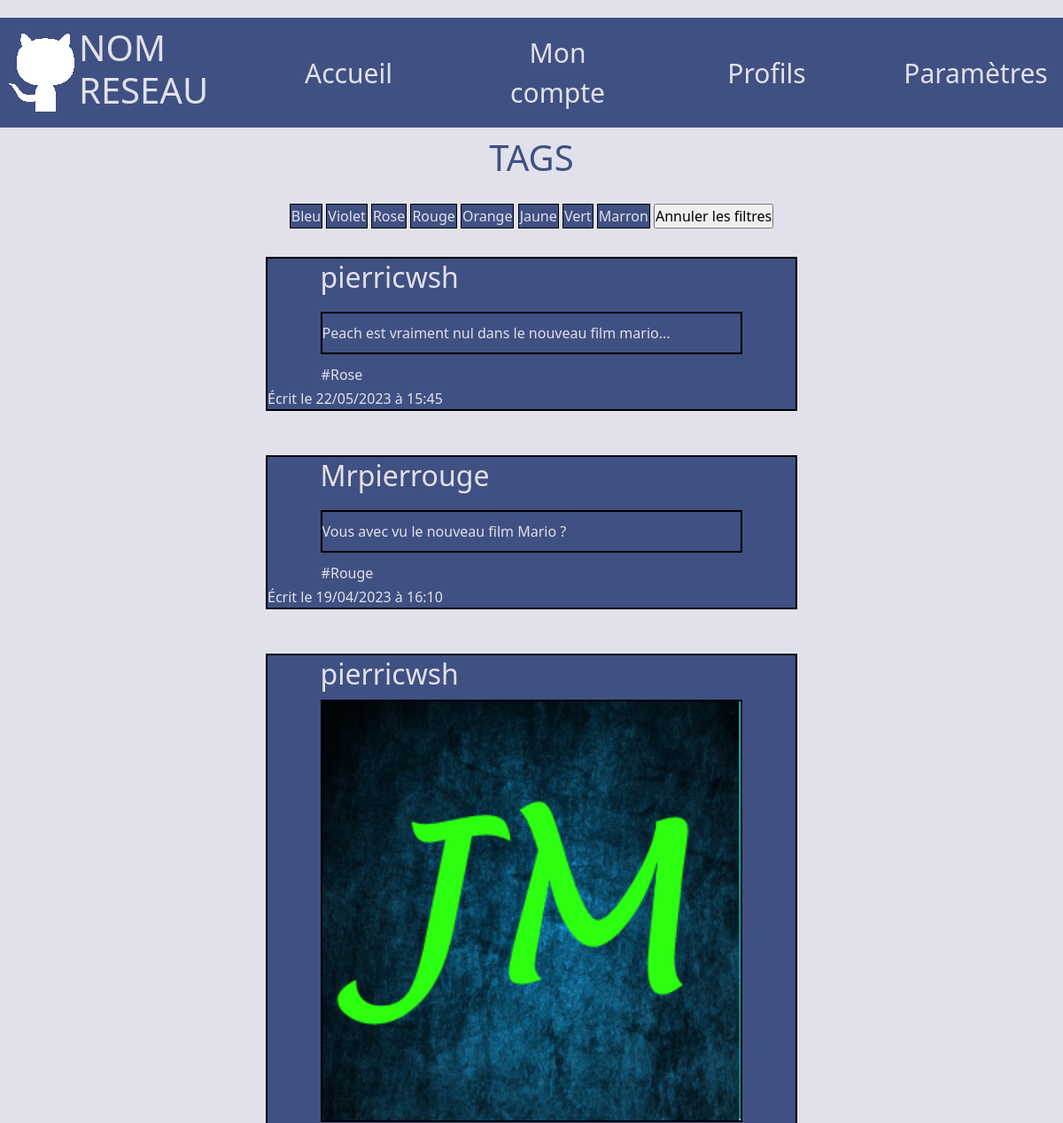
Before: /accueil/index.php (upper part) with the older database file.
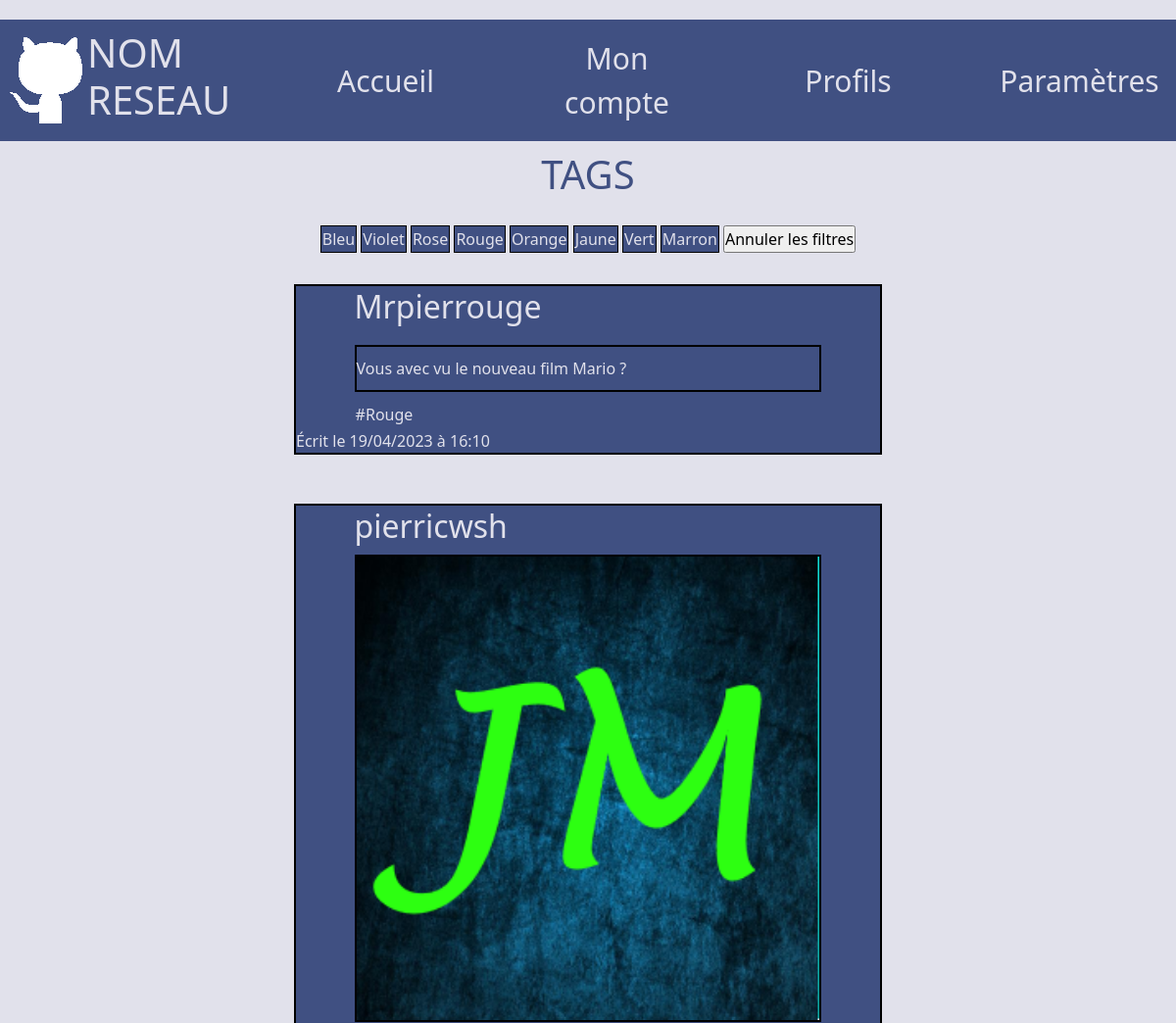
After: the same page with the newer database file.
### tables this page shows
CREATE TABLE `postes` (
  `poste_id` int NOT NULL,
  `contenu` text NOT NULL,
  `user_id` int NOT NULL,
  `date` datetime NOT NULL,
  `tag` varchar(140) NOT NULL,
  `media` varchar(255) DEFAULT NULL
);

CREATE TABLE `utilisateurs` (
  `id` int NOT NULL,
  `nom` varchar(140) NOT NULL,
  `prenom` varchar(140) NOT NULL,
  `mail` varchar(140) NOT NULL,
  `pseudo` varchar(140) NOT NULL,
  `mdp` varchar(140) NOT NULL,
  `photo` varchar(250) NOT NULL
);

### accueil/index.php (called while the page is built, shortened)
<?php
require_once '../database.php';
$request = $database->prepare("SELECT * FROM postes INNER JOIN utilisateurs ON postes.user_id = utilisateurs.id ORDER BY date DESC");
$request->execute();
$postes = $request->fetchALL(PDO::FETCH_ASSOC);
require_once 'index.template.php';
?>

### accueil/index.template.php (the view, shortened to what this page needs)
<!DOCTYPE html>
<html lang="en">
<head>
    <link href="https://cdn.jsdelivr.net/npm/bootstrap@5.2.3/dist/css/bootstrap.min.css" rel="stylesheet"
>
    <link rel="stylesheet" href="../css/1main.css">
</head>
<body id="body" class="theme_light theme_grp2">
    <?php require_once '../navbar.php'; ?>
    <section id="zone_tags" class="offset-3 col-6">
        <h1>TAGS</h1>
        <div id="tags">
            <form method="POST">
                <input type="submit" class="tag theme_dark theme_grp1 <?php echo $_SESSION['tag_actif']?>" name="tag" value="Bleu" id="TagBleu">
                <input type="submit" class="tag theme_dark theme_grp1 <?php echo $_SESSION['tag_actif']?>" name="tag" value="Violet" id="TagViolet">
                <input type="submit" class="tag theme_dark theme_grp1 <?php echo $_SESSION['tag_actif']?>" name="tag" value="Rose" id="TagRose">
                <input type="submit" class="tag theme_dark theme_grp1 <?php echo $_SESSION['tag_actif']?>" name="tag" value="Rouge" id="TagRouge">
                <input type="submit" class="tag theme_dark theme_grp1 <?php echo $_SESSION['tag_actif']?>" name="tag" value="Orange" id="TagOrange">
                <input type="submit" class="tag theme_dark theme_grp1 <?php echo $_SESSION['tag_actif']?>" name="tag" value="Jaune" id="TagJaune">
                <input type="submit" class="tag theme_dark theme_grp1 <?php echo $_SESSION['tag_actif']?>" name="tag" value="Vert" id="TagVert">
                <input type="submit" class="tag theme_dark theme_grp1 <?php echo $_SESSION['tag_actif']?>" name="tag" value="Marron" id="TagMarron">
                <input type="submit" name="tag" value="Annuler les filtres" id="TagNone">
            </form>
        </div>
    </section>
    <section id="zone_posts">
        <?php foreach ($postes as $poste): ?>
            <div class="post theme_dark theme_grp1">
                <div class="EntetePoste">
                    <h2 class="<?php echo $_SESSION['tag_actif']?>">
                        <?php echo $poste['pseudo']?>
                    </h2>
                </div>
                <?php
                if ($poste['media'] != null) {
                    echo '<img src="' . $poste['media'] . '" class ="image_post theme_dark theme_grp2" alt ="image_poste">';
                }
                ; ?>
                <p class="description <?php echo $_SESSION['tag_actif']?>">
                    <?php echo $poste['contenu'] ?>
                </p>
                <?php if (isset($poste['tag'])) {
                    echo '<p class="poste_tag theme_dark' .$_SESSION['tag_actif'] .' theme_grp1">' . $poste['tag'] . '</p>';
                } ?>
                <p class="<?php echo $_SESSION['tag_actif']?>">
                    <?php echo "Écrit le " . date("d/m/Y", strtotime($poste['date'])) . " à " . date("H:i", strtotime($poste['date'])) ?>
                </p>
            </div>
        <?php endforeach; ?>
    </section>
</body>
</html>

Changed rows visible on the page:
removed postes: user.pseudo "pierricwsh", contenu "Peach est vraiment nul dans le nouveau film mario...", tag "#Rose", date "22/05/2023", date "15:45"
